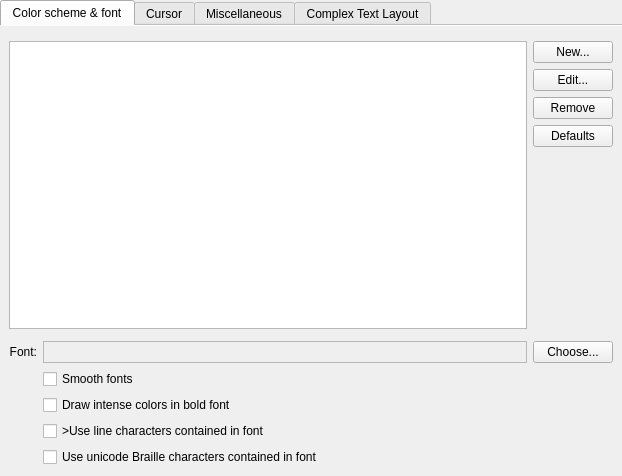
<?xml version="1.0" encoding="UTF-8"?>
<ui version="4.0">
 <class>EditProfileAppearancePage</class>
 <widget class="QWidget" name="EditProfileAppearancePage">
  <property name="geometry">
   <rect>
    <x>0</x>
    <y>0</y>
    <width>622</width>
    <height>476</height>
   </rect>
  </property>
  <layout class="QVBoxLayout" name="verticalLayout">
   <property name="leftMargin">
    <number>0</number>
   </property>
   <property name="topMargin">
    <number>0</number>
   </property>
   <property name="rightMargin">
    <number>0</number>
   </property>
   <property name="bottomMargin">
    <number>0</number>
   </property>
   <item>
    <widget class="QTabWidget" name="tabWidget">
     <property name="currentIndex">
      <number>0</number>
     </property>
     <property name="documentMode">
      <bool>true</bool>
     </property>
     <widget class="QWidget" name="colorSchemeTab">
      <attribute name="title">
       <string>Color scheme &amp;&amp; font</string>
      </attribute>
      <layout class="QGridLayout">
       <item row="0" column="0" colspan="3">
        <widget class="KMessageWidget" name="colorSchemeMessageWidget">
         <property name="frameShape">
          <enum>QFrame::Shape::StyledPanel</enum>
         </property>
         <property name="frameShadow">
          <enum>QFrame::Shadow::Raised</enum>
         </property>
        </widget>
       </item>
       <item row="1" column="0" colspan="2">
        <widget class="QListView" name="colorSchemeList">
         <property name="verticalScrollMode">
          <enum>QAbstractItemView::ScrollMode::ScrollPerPixel</enum>
         </property>
        </widget>
       </item>
       <item row="1" column="2">
        <layout class="QVBoxLayout">
         <property name="spacing">
          <number>0</number>
         </property>
         <item>
          <layout class="QVBoxLayout" name="colorSchemesBtnLayout">
           <property name="spacing">
            <number>6</number>
           </property>
           <item>
            <widget class="QPushButton" name="newColorSchemeButton">
             <property name="toolTip">
              <string>Create a new color scheme based upon the selected scheme</string>
             </property>
             <property name="text">
              <string comment="@action:button Create an alternate color scheme">New...</string>
             </property>
            </widget>
           </item>
           <item>
            <widget class="QPushButton" name="editColorSchemeButton">
             <property name="toolTip">
              <string>Edit the selected color scheme</string>
             </property>
             <property name="text">
              <string>Edit...</string>
             </property>
            </widget>
           </item>
           <item>
            <widget class="QPushButton" name="removeColorSchemeButton">
             <property name="toolTip">
              <string>Delete the selected color scheme</string>
             </property>
             <property name="text">
              <string>Remove</string>
             </property>
            </widget>
           </item>
           <item>
            <widget class="QPushButton" name="resetColorSchemeButton">
             <property name="toolTip">
              <string>Reset the selected color scheme settings to the default values</string>
             </property>
             <property name="text">
              <string>Defaults</string>
             </property>
            </widget>
           </item>
          </layout>
         </item>
         <item>
          <spacer>
           <property name="orientation">
            <enum>Qt::Orientation::Vertical</enum>
           </property>
           <property name="sizeHint" stdset="0">
            <size>
             <width>20</width>
             <height>20</height>
            </size>
           </property>
          </spacer>
         </item>
        </layout>
       </item>
       <item row="2" column="0" colspan="3">
        <widget class="KMessageWidget" name="transparencyWarningWidget"/>
       </item>
       <item row="3" column="0">
        <widget class="QLabel" name="label_7">
         <property name="sizePolicy">
          <sizepolicy hsizetype="Fixed" vsizetype="Preferred">
           <horstretch>0</horstretch>
           <verstretch>0</verstretch>
          </sizepolicy>
         </property>
         <property name="text">
          <string>Font:</string>
         </property>
         <property name="alignment">
          <set>Qt::AlignmentFlag::AlignRight|Qt::AlignmentFlag::AlignTrailing|Qt::AlignmentFlag::AlignVCenter</set>
         </property>
        </widget>
       </item>
       <item row="3" column="1">
        <widget class="QLabel" name="fontPreview">
         <property name="sizePolicy">
          <sizepolicy hsizetype="Expanding" vsizetype="Preferred">
           <horstretch>0</horstretch>
           <verstretch>0</verstretch>
          </sizepolicy>
         </property>
         <property name="frameShape">
          <enum>QFrame::Shape::StyledPanel</enum>
         </property>
         <property name="frameShadow">
          <enum>QFrame::Shadow::Sunken</enum>
         </property>
         <property name="text">
          <string notr="true"/>
         </property>
         <property name="textFormat">
          <enum>Qt::TextFormat::PlainText</enum>
         </property>
        </widget>
       </item>
       <item row="3" column="2">
        <widget class="QPushButton" name="chooseFontButton">
         <property name="text">
          <string comment="@action:button open a dialog with list of fonts">Choose...</string>
         </property>
        </widget>
       </item>
       <item row="4" column="1" colspan="2">
        <widget class="QCheckBox" name="antialiasTextButton">
         <property name="text">
          <string>Smooth fonts</string>
         </property>
        </widget>
       </item>
       <item row="5" column="1" colspan="2">
        <widget class="QCheckBox" name="boldIntenseButton">
         <property name="text">
          <string>Draw intense colors in bold font</string>
         </property>
        </widget>
       </item>
       <item row="6" column="1" colspan="2">
        <widget class="QCheckBox" name="useFontLineCharactersButton">
         <property name="toolTip">
          <string comment="Characters for drawing lines for a frame or box in TUI programs. Not a row of characters.">Use the selected font for line characters instead of the builtin code</string>
         </property>
         <property name="text">
          <string comment="Characters for drawing lines for a frame or box in TUI programs. Not a row of characters.">>Use line characters contained in font</string>
         </property>
        </widget>
       </item>
       <item row="7" column="1" colspan="2">
        <widget class="QCheckBox" name="useFontBrailleCharactersButton">
         <property name="toolTip">
          <string>Use the selected font for unicode Braille characters instead of the builtin code</string>
         </property>
         <property name="text">
          <string>Use unicode Braille characters contained in font</string>
         </property>
        </widget>
       </item>
      </layout>
     </widget>
     <widget class="QWidget" name="cursorTab">
      <attribute name="title">
       <string>Cursor</string>
      </attribute>
      <layout class="QGridLayout">
       <property name="spacing">
        <number>0</number>
       </property>
       <item row="0" column="0" colspan="2">
        <layout class="QGridLayout">
         <property name="spacing">
          <number>6</number>
         </property>
         <item row="0" column="0" alignment="Qt::AlignmentFlag::AlignRight">
          <widget class="QLabel" name="label_8">
           <property name="sizePolicy">
            <sizepolicy hsizetype="Fixed" vsizetype="Preferred">
             <horstretch>0</horstretch>
             <verstretch>0</verstretch>
            </sizepolicy>
           </property>
           <property name="text">
            <string>Shape:</string>
           </property>
           <property name="alignment">
            <set>Qt::AlignmentFlag::AlignRight|Qt::AlignmentFlag::AlignTrailing|Qt::AlignmentFlag::AlignVCenter</set>
           </property>
          </widget>
         </item>
         <item row="0" column="1">
          <widget class="QRadioButton" name="cursorShapeBlock">
           <property name="text">
            <string comment="A solid rectangular">Block</string>
           </property>
           <attribute name="buttonGroup">
            <string notr="true">cursorShape</string>
           </attribute>
          </widget>
         </item>
         <item row="1" column="1">
          <widget class="QRadioButton" name="cursorShapeIBeam">
           <property name="text">
            <string comment="A vertical line on the left edge">I-Beam</string>
           </property>
           <attribute name="buttonGroup">
            <string notr="true">cursorShape</string>
           </attribute>
          </widget>
         </item>
         <item row="2" column="1">
          <widget class="QRadioButton" name="cursorShapeUnderline">
           <property name="text">
            <string comment="A hortizonal line on the bottom edge">Underline</string>
           </property>
           <attribute name="buttonGroup">
            <string notr="true">cursorShape</string>
           </attribute>
          </widget>
         </item>
         <item row="3" column="1">
          <spacer>
           <property name="orientation">
            <enum>Qt::Orientation::Vertical</enum>
           </property>
           <property name="sizeType">
            <enum>QSizePolicy::Policy::Fixed</enum>
           </property>
           <property name="sizeHint" stdset="0">
            <size>
             <width>20</width>
             <height>16</height>
            </size>
           </property>
          </spacer>
         </item>
         <item row="4" column="0" alignment="Qt::AlignmentFlag::AlignRight">
          <widget class="QLabel" name="label_3">
           <property name="sizePolicy">
            <sizepolicy hsizetype="Fixed" vsizetype="Preferred">
             <horstretch>0</horstretch>
             <verstretch>0</verstretch>
            </sizepolicy>
           </property>
           <property name="text">
            <string comment="Cursor color options">Color:</string>
           </property>
           <property name="alignment">
            <set>Qt::AlignmentFlag::AlignRight|Qt::AlignmentFlag::AlignTrailing|Qt::AlignmentFlag::AlignVCenter</set>
           </property>
          </widget>
         </item>
         <item row="4" column="1">
          <widget class="QRadioButton" name="autoCursorColorButton">
           <property name="sizePolicy">
            <sizepolicy hsizetype="Preferred" vsizetype="Fixed">
             <horstretch>0</horstretch>
             <verstretch>0</verstretch>
            </sizepolicy>
           </property>
           <property name="toolTip">
            <string>Set the cursor to match the color of the character underneath it.</string>
           </property>
           <property name="text">
            <string>Match current character</string>
           </property>
           <attribute name="buttonGroup">
            <string notr="true">cursorColor</string>
           </attribute>
          </widget>
         </item>
         <item row="5" column="1">
          <widget class="QRadioButton" name="customCursorColorButton">
           <property name="sizePolicy">
            <sizepolicy hsizetype="Preferred" vsizetype="Fixed">
             <horstretch>0</horstretch>
             <verstretch>0</verstretch>
            </sizepolicy>
           </property>
           <property name="toolTip">
            <string>Use a custom, fixed color for the cursor</string>
           </property>
           <property name="text">
            <string>Custom cursor color</string>
           </property>
           <attribute name="buttonGroup">
            <string notr="true">cursorColor</string>
           </attribute>
          </widget>
         </item>
         <item row="6" column="1">
          <layout class="QGridLayout" name="customColorLayout">
           <property name="spacing">
            <number>6</number>
           </property>
           <item row="0" column="0">
            <spacer>
             <property name="orientation">
              <enum>Qt::Orientation::Horizontal</enum>
             </property>
             <property name="sizeType">
              <enum>QSizePolicy::Policy::Fixed</enum>
             </property>
             <property name="sizeHint" stdset="0">
              <size>
               <width>24</width>
               <height>20</height>
              </size>
             </property>
            </spacer>
           </item>
           <item row="0" column="1">
            <widget class="QLabel" name="customCursorColorLabel">
             <property name="text">
              <string>Cursor:</string>
             </property>
             <property name="alignment">
              <set>Qt::AlignmentFlag::AlignRight|Qt::AlignmentFlag::AlignTrailing|Qt::AlignmentFlag::AlignVCenter</set>
             </property>
             <property name="buddy">
              <cstring>customColorSelectButton</cstring>
             </property>
            </widget>
           </item>
           <item row="0" column="2">
            <widget class="KColorButton" name="customColorSelectButton">
             <property name="toolTip">
              <string>Select the color used to draw the cursor</string>
             </property>
            </widget>
           </item>
           <item row="0" column="3">
            <spacer>
             <property name="orientation">
              <enum>Qt::Orientation::Horizontal</enum>
             </property>
             <property name="sizeHint" stdset="0">
              <size>
               <width>40</width>
               <height>20</height>
              </size>
             </property>
            </spacer>
           </item>
           <item row="1" column="1">
            <widget class="QLabel" name="customCursorTextColorLabel">
             <property name="text">
              <string>Text:</string>
             </property>
             <property name="alignment">
              <set>Qt::AlignmentFlag::AlignRight|Qt::AlignmentFlag::AlignTrailing|Qt::AlignmentFlag::AlignVCenter</set>
             </property>
             <property name="buddy">
              <cstring>customTextColorSelectButton</cstring>
             </property>
            </widget>
           </item>
           <item row="1" column="2">
            <widget class="KColorButton" name="customTextColorSelectButton">
             <property name="toolTip">
              <string>Select the color used to draw the character underneath the cursor</string>
             </property>
            </widget>
           </item>
          </layout>
         </item>
         <item row="8" column="1">
          <spacer>
           <property name="orientation">
            <enum>Qt::Orientation::Vertical</enum>
           </property>
           <property name="sizeType">
            <enum>QSizePolicy::Policy::Fixed</enum>
           </property>
           <property name="sizeHint" stdset="0">
            <size>
             <width>20</width>
             <height>16</height>
            </size>
           </property>
          </spacer>
         </item>
         <item row="8" column="0" alignment="Qt::AlignmentFlag::AlignRight|Qt::AlignmentFlag::AlignVCenter">
          <widget class="QLabel" name="label_2">
           <property name="text">
            <string>Blinking:</string>
           </property>
           <property name="buddy">
            <cstring>enableBlinkingCursorButton</cstring>
           </property>
          </widget>
         </item>
         <item row="8" column="1">
          <widget class="QCheckBox" name="enableBlinkingCursorButton">
           <property name="sizePolicy">
            <sizepolicy hsizetype="Preferred" vsizetype="Fixed">
             <horstretch>0</horstretch>
             <verstretch>0</verstretch>
            </sizepolicy>
           </property>
           <property name="toolTip">
            <string>Make the cursor blink regularly</string>
           </property>
           <property name="text">
            <string>Enabled</string>
           </property>
          </widget>
         </item>
        </layout>
       </item>
       <item row="1" column="0" colspan="2">
        <spacer>
         <property name="orientation">
          <enum>Qt::Orientation::Vertical</enum>
         </property>
         <property name="sizeHint" stdset="0">
          <size>
           <width>0</width>
           <height>0</height>
          </size>
         </property>
        </spacer>
       </item>
      </layout>
     </widget>
     <widget class="QWidget" name="miscTab">
      <attribute name="title">
       <string comment="Items that do not fit in other categories">Miscellaneous</string>
      </attribute>
      <layout class="QVBoxLayout" name="verticalLayout_2">
       <item>
        <layout class="QGridLayout" name="miscTabLayout" columnstretch="0,0,0">
         <property name="spacing">
          <number>6</number>
         </property>
         <item row="2" column="0" alignment="Qt::AlignmentFlag::AlignRight|Qt::AlignmentFlag::AlignVCenter">
          <widget class="QLabel" name="label">
           <property name="text">
            <string>Window:</string>
           </property>
          </widget>
         </item>
         <item row="2" column="1" colspan="2">
          <widget class="QCheckBox" name="showTerminalSizeHintButton">
           <property name="toolTip">
            <string>Show terminal size in columns and lines in the center of window after resizing</string>
           </property>
           <property name="text">
            <string>Show hint for terminal size after resizing</string>
           </property>
          </widget>
         </item>
         <item row="9" column="0" colspan="2">
          <widget class="QCheckBox" name="invertSelectionColorsCheckbox">
           <property name="text">
            <string>Always invert the colors of selected text</string>
           </property>
          </widget>
         </item>
         <item row="5" column="1" colspan="2">
          <layout class="QHBoxLayout" name="horizontalLayout_2">
           <item>
            <widget class="QLabel" name="dimLabel">
             <property name="text">
              <string>Darkening strength:</string>
             </property>
             <property name="alignment">
              <set>Qt::AlignmentFlag::AlignRight|Qt::AlignmentFlag::AlignTrailing|Qt::AlignmentFlag::AlignVCenter</set>
             </property>
            </widget>
           </item>
           <item>
            <widget class="QSlider" name="dimValue">
             <property name="maximum">
              <number>255</number>
             </property>
             <property name="orientation">
              <enum>Qt::Orientation::Horizontal</enum>
             </property>
             <property name="tickPosition">
              <enum>QSlider::TickPosition::NoTicks</enum>
             </property>
            </widget>
           </item>
          </layout>
         </item>
         <item row="8" column="1" colspan="2">
          <layout class="QHBoxLayout" name="horizontalLayout_4">
           <item>
            <widget class="QLabel" name="borderLabel">
             <property name="sizePolicy">
              <sizepolicy hsizetype="Fixed" vsizetype="Preferred">
               <horstretch>0</horstretch>
               <verstretch>0</verstretch>
              </sizepolicy>
             </property>
             <property name="text">
              <string comment="Border color options">Color:</string>
             </property>
             <property name="buddy">
              <cstring>focusBorderColor</cstring>
             </property>
            </widget>
           </item>
           <item>
            <widget class="KColorButton" name="focusBorderColor">
             <property name="sizePolicy">
              <sizepolicy hsizetype="Fixed" vsizetype="Preferred">
               <horstretch>0</horstretch>
               <verstretch>0</verstretch>
              </sizepolicy>
             </property>
             <property name="toolTip">
              <string>Select the color used to draw the border</string>
             </property>
            </widget>
           </item>
           <item>
            <spacer>
             <property name="orientation">
              <enum>Qt::Orientation::Horizontal</enum>
             </property>
             <property name="sizeHint" stdset="0">
              <size>
               <width>40</width>
               <height>20</height>
              </size>
             </property>
            </spacer>
           </item>
          </layout>
         </item>
         <item row="4" column="0">
          <widget class="QLabel" name="label_10">
           <property name="text">
            <string>Inactive Terminals:</string>
           </property>
           <property name="alignment">
            <set>Qt::AlignmentFlag::AlignRight|Qt::AlignmentFlag::AlignTrailing|Qt::AlignmentFlag::AlignVCenter</set>
           </property>
          </widget>
         </item>
         <item row="7" column="0">
          <widget class="QLabel" name="label_11">
           <property name="text">
            <string>Active Terminals:</string>
           </property>
           <property name="alignment">
            <set>Qt::AlignmentFlag::AlignRight|Qt::AlignmentFlag::AlignTrailing|Qt::AlignmentFlag::AlignVCenter</set>
           </property>
          </widget>
         </item>
         <item row="0" column="0" colspan="3">
          <widget class="QGroupBox" name="contentsGroup">
           <property name="title">
            <string comment="@title:group">Terminal contents</string>
           </property>
           <layout class="QGridLayout" columnstretch="0,1">
            <item row="0" column="0" alignment="Qt::AlignmentFlag::AlignRight">
             <widget class="QLabel" name="lineSpacingLabel">
              <property name="sizePolicy">
               <sizepolicy hsizetype="Fixed" vsizetype="Preferred">
                <horstretch>0</horstretch>
                <verstretch>0</verstretch>
               </sizepolicy>
              </property>
              <property name="text">
               <string>Line spacing:</string>
              </property>
              <property name="alignment">
               <set>Qt::AlignmentFlag::AlignRight|Qt::AlignmentFlag::AlignTrailing|Qt::AlignmentFlag::AlignVCenter</set>
              </property>
              <property name="buddy">
               <cstring>lineSpacingSpinner</cstring>
              </property>
             </widget>
            </item>
            <item row="0" column="1">
             <layout class="QHBoxLayout">
              <property name="spacing">
               <number>0</number>
              </property>
              <item>
               <widget class="QSpinBox" name="lineSpacingSpinner">
                <property name="toolTip">
                 <string>The number of pixels between two lines</string>
                </property>
                <property name="suffix">
                 <string comment="(pixels) visual size unit"> px</string>
                </property>
                <property name="minimum">
                 <number>0</number>
                </property>
                <property name="maximum">
                 <number>20</number>
                </property>
               </widget>
              </item>
              <item>
               <spacer>
                <property name="orientation">
                 <enum>Qt::Orientation::Horizontal</enum>
                </property>
                <property name="sizeHint" stdset="0">
                 <size>
                  <width>40</width>
                  <height>20</height>
                 </size>
                </property>
               </spacer>
              </item>
             </layout>
            </item>
            <item row="1" column="0" alignment="Qt::AlignmentFlag::AlignRight">
             <widget class="QLabel" name="label_4">
              <property name="sizePolicy">
               <sizepolicy hsizetype="Fixed" vsizetype="Preferred">
                <horstretch>0</horstretch>
                <verstretch>0</verstretch>
               </sizepolicy>
              </property>
              <property name="text">
               <string>Margins:</string>
              </property>
              <property name="alignment">
               <set>Qt::AlignmentFlag::AlignRight|Qt::AlignmentFlag::AlignTrailing|Qt::AlignmentFlag::AlignVCenter</set>
              </property>
              <property name="buddy">
               <cstring>marginsSpinner</cstring>
              </property>
             </widget>
            </item>
            <item row="1" column="1">
             <layout class="QHBoxLayout">
              <property name="spacing">
               <number>0</number>
              </property>
              <item>
               <widget class="QSpinBox" name="marginsSpinner">
                <property name="suffix">
                 <string comment="(pixels) visual size unit"> px</string>
                </property>
                <property name="maximum">
                 <number>99</number>
                </property>
                <property name="value">
                 <number>1</number>
                </property>
               </widget>
              </item>
              <item>
               <spacer>
                <property name="orientation">
                 <enum>Qt::Orientation::Horizontal</enum>
                </property>
                <property name="sizeHint" stdset="0">
                 <size>
                  <width>40</width>
                  <height>20</height>
                 </size>
                </property>
               </spacer>
              </item>
             </layout>
            </item>
            <item row="2" column="0" alignment="Qt::AlignmentFlag::AlignRight">
             <widget class="QLabel" name="label_5">
              <property name="sizePolicy">
               <sizepolicy hsizetype="Fixed" vsizetype="Preferred">
                <horstretch>0</horstretch>
                <verstretch>0</verstretch>
               </sizepolicy>
              </property>
              <property name="text">
               <string>Align to center:</string>
              </property>
              <property name="alignment">
               <set>Qt::AlignmentFlag::AlignRight|Qt::AlignmentFlag::AlignTrailing|Qt::AlignmentFlag::AlignVCenter</set>
              </property>
              <property name="buddy">
               <cstring>alignToCenterButton</cstring>
              </property>
             </widget>
            </item>
            <item row="2" column="1">
             <widget class="QCheckBox" name="alignToCenterButton">
              <property name="text">
               <string>Enabled</string>
              </property>
             </widget>
            </item>
           </layout>
          </widget>
         </item>
         <item row="4" column="1" colspan="2">
          <widget class="QCheckBox" name="dimWhenInactiveCheckbox">
           <property name="toolTip">
            <string>Indicate whether the window is active by dimming the colors</string>
           </property>
           <property name="text">
            <string>Darken</string>
           </property>
          </widget>
         </item>
         <item row="7" column="1" colspan="2">
          <widget class="QCheckBox" name="borderWhenActiveCheckbox">
           <property name="toolTip">
            <string>Indicate whether the window is active by drawing a border</string>
           </property>
           <property name="text">
            <string>Border</string>
           </property>
          </widget>
         </item>
         <item row="10" column="1">
          <layout class="QHBoxLayout" name="horizontalLayout">
           <item>
            <spacer name="horizontalSpacer">
             <property name="orientation">
              <enum>Qt::Orientation::Horizontal</enum>
             </property>
             <property name="sizeHint" stdset="0">
              <size>
               <width>40</width>
               <height>20</height>
              </size>
             </property>
            </spacer>
           </item>
          </layout>
         </item>
         <item row="1" column="1">
          <spacer>
           <property name="orientation">
            <enum>Qt::Orientation::Vertical</enum>
           </property>
           <property name="sizeType">
            <enum>QSizePolicy::Policy::Fixed</enum>
           </property>
           <property name="sizeHint" stdset="0">
            <size>
             <width>20</width>
             <height>16</height>
            </size>
           </property>
          </spacer>
         </item>
         <item row="3" column="1">
          <layout class="QHBoxLayout" name="horizontalLayout_3">
           <item>
            <widget class="QCheckBox" name="displayVerticalLine">
             <property name="text">
              <string>Display Vertical line at column:</string>
             </property>
            </widget>
           </item>
           <item>
            <widget class="QSpinBox" name="displayVerticalLineAtColumn">
             <property name="maximum">
              <number>999</number>
             </property>
            </widget>
           </item>
           <item>
            <spacer name="horizontalSpacer_2">
             <property name="orientation">
              <enum>Qt::Orientation::Horizontal</enum>
             </property>
             <property name="sizeHint" stdset="0">
              <size>
               <width>40</width>
               <height>20</height>
              </size>
             </property>
            </spacer>
           </item>
          </layout>
         </item>
        </layout>
       </item>
       <item>
        <spacer>
         <property name="orientation">
          <enum>Qt::Orientation::Vertical</enum>
         </property>
         <property name="sizeHint" stdset="0">
          <size>
           <width>20</width>
           <height>0</height>
          </size>
         </property>
        </spacer>
       </item>
      </layout>
     </widget>
     <widget class="QWidget" name="CTLtab">
      <property name="toolTip">
       <string>&lt;html&gt;&lt;head/&gt;&lt;body&gt;&lt;p&gt;Complex Text Layout&lt;/p&gt;&lt;/body&gt;&lt;/html&gt;</string>
      </property>
      <attribute name="title">
       <string>Complex Text Layout</string>
      </attribute>
      <layout class="QGridLayout" name="CTL_2">
       <property name="spacing">
        <number>6</number>
       </property>
       <item row="31" column="1">
        <widget class="QCheckBox" name="wordMode">
         <property name="sizePolicy">
          <sizepolicy hsizetype="Preferred" vsizetype="Fixed">
           <horstretch>0</horstretch>
           <verstretch>0</verstretch>
          </sizepolicy>
         </property>
         <property name="toolTip">
          <string>Enable word mode text rendering</string>
         </property>
         <property name="text">
          <string>Word mode</string>
         </property>
        </widget>
       </item>
       <item row="32" column="1">
        <widget class="QCheckBox" name="wordModeAttr">
         <property name="sizePolicy">
          <sizepolicy hsizetype="Preferred" vsizetype="Fixed">
           <horstretch>0</horstretch>
           <verstretch>0</verstretch>
          </sizepolicy>
         </property>
         <property name="toolTip">
          <string>Ignore attribute changes mid-word (otherwise, attribute changes break word when rendering)</string>
         </property>
         <property name="text">
          <string>Use the same attributes for whole word</string>
         </property>
        </widget>
       </item>
       <item row="33" column="1">
        <widget class="QCheckBox" name="wordModeAscii">
         <property name="sizePolicy">
          <sizepolicy hsizetype="Preferred" vsizetype="Fixed">
           <horstretch>0</horstretch>
           <verstretch>0</verstretch>
          </sizepolicy>
         </property>
         <property name="toolTip">
          <string>Render words of ASCII characters together</string>
         </property>
         <property name="text">
          <string>ASCII characters </string>
         </property>
        </widget>
       </item>
       <item row="34" column="1">
        <widget class="QCheckBox" name="wordModeBrahmic">
         <property name="sizePolicy">
          <sizepolicy hsizetype="Preferred" vsizetype="Fixed">
           <horstretch>0</horstretch>
           <verstretch>0</verstretch>
          </sizepolicy>
         </property>
         <property name="toolTip">
          <string>Render words of Brahmic scripts characters together</string>
         </property>
         <property name="text">
          <string>Brahmic scripts characters</string>
         </property>
        </widget>
       </item>
       <item row="61" column="0">
        <widget class="QLabel" name="label_17">
         <property name="sizePolicy">
          <sizepolicy hsizetype="Fixed" vsizetype="Preferred">
           <horstretch>0</horstretch>
           <verstretch>0</verstretch>
          </sizepolicy>
         </property>
         <property name="text">
          <string>Emoji Font:</string>
         </property>
         <property name="alignment">
          <set>Qt::AlignmentFlag::AlignRight|Qt::AlignmentFlag::AlignTrailing|Qt::AlignmentFlag::AlignVCenter</set>
         </property>
        </widget>
       </item>
       <item row="61" column="1">
        <widget class="QPushButton" name="emojiFontPreview">
         <property name="sizePolicy">
          <sizepolicy hsizetype="Preferred" vsizetype="Fixed">
           <horstretch>1</horstretch>
           <verstretch>0</verstretch>
          </sizepolicy>
         </property>
        </widget>
       </item>
       <item row="102" column="1">
        <widget class="QCheckBox" name="enableBidiRenderingButton">
         <property name="sizePolicy">
          <sizepolicy hsizetype="Preferred" vsizetype="Fixed">
           <horstretch>0</horstretch>
           <verstretch>0</verstretch>
          </sizepolicy>
         </property>
         <property name="toolTip">
          <string>Enable Bi-Directional display on terminals (valid for Arabic, Farsi or Hebrew only)</string>
         </property>
         <property name="text">
          <string>Bi-Directional text rendering</string>
         </property>
        </widget>
       </item>
       <item row="103" column="1">
        <widget class="QCheckBox" name="bidiLineLTR">
         <property name="sizePolicy">
          <sizepolicy hsizetype="Preferred" vsizetype="Fixed">
           <horstretch>0</horstretch>
           <verstretch>0</verstretch>
          </sizepolicy>
         </property>
         <property name="toolTip">
          <string>Lines are always LTR, rather than determined by first strong character</string>
         </property>
         <property name="text">
          <string>force LTR line direction</string>
         </property>
        </widget>
       </item>
       <item row="104" column="1">
        <widget class="QCheckBox" name="enableBidiTableDirOverrideButton">
         <property name="sizePolicy">
          <sizepolicy hsizetype="Preferred" vsizetype="Fixed">
           <horstretch>0</horstretch>
           <verstretch>0</verstretch>
          </sizepolicy>
         </property>
         <property name="toolTip">
          <string>Treat table drawing characters as strong LTR.</string>
         </property>
         <property name="text">
          <string>Table characters BiDi mode override</string>
         </property>
        </widget>
       </item>
       <item row="110" column="1">
        <widget class="QCheckBox" name="ignoreWcWidth">
         <property name="sizePolicy">
          <sizepolicy hsizetype="Preferred" vsizetype="Fixed">
           <horstretch>0</horstretch>
           <verstretch>0</verstretch>
          </sizepolicy>
         </property>
         <property name="toolTip">
          <string>Ignore wcwidth of problematic characters</string>
         </property>
         <property name="text">
          <string>Override wcwidth</string>
         </property>
        </widget>
       </item>
       <item row="1000" column="0" colspan="2">
        <spacer>
         <property name="orientation">
          <enum>Qt::Orientation::Vertical</enum>
         </property>
         <property name="sizeHint" stdset="0">
          <size>
           <width>20</width>
           <height>20</height>
          </size>
         </property>
        </spacer>
       </item>
      </layout>
     </widget>
    </widget>
   </item>
  </layout>
 </widget>
 <customwidgets>
  <customwidget>
   <class>KColorButton</class>
   <extends>QPushButton</extends>
   <header>kcolorbutton.h</header>
  </customwidget>
  <customwidget>
   <class>KMessageWidget</class>
   <extends>QFrame</extends>
   <header>kmessagewidget.h</header>
   <container>1</container>
  </customwidget>
 </customwidgets>
 <tabstops>
  <tabstop>tabWidget</tabstop>
  <tabstop>colorSchemeList</tabstop>
  <tabstop>newColorSchemeButton</tabstop>
  <tabstop>editColorSchemeButton</tabstop>
  <tabstop>removeColorSchemeButton</tabstop>
  <tabstop>resetColorSchemeButton</tabstop>
  <tabstop>chooseFontButton</tabstop>
  <tabstop>antialiasTextButton</tabstop>
  <tabstop>boldIntenseButton</tabstop>
  <tabstop>useFontLineCharactersButton</tabstop>
  <tabstop>useFontBrailleCharactersButton</tabstop>
  <tabstop>cursorShapeBlock</tabstop>
  <tabstop>cursorShapeIBeam</tabstop>
  <tabstop>cursorShapeUnderline</tabstop>
  <tabstop>autoCursorColorButton</tabstop>
  <tabstop>customCursorColorButton</tabstop>
  <tabstop>customColorSelectButton</tabstop>
  <tabstop>customTextColorSelectButton</tabstop>
  <tabstop>enableBlinkingCursorButton</tabstop>
  <tabstop>lineSpacingSpinner</tabstop>
  <tabstop>marginsSpinner</tabstop>
  <tabstop>alignToCenterButton</tabstop>
  <tabstop>showTerminalSizeHintButton</tabstop>
  <tabstop>dimWhenInactiveCheckbox</tabstop>
 </tabstops>
 <resources/>
 <connections>
  <connection>
   <sender>dimWhenInactiveCheckbox</sender>
   <signal>clicked(bool)</signal>
   <receiver>dimValue</receiver>
   <slot>setEnabled(bool)</slot>
   <hints>
    <hint type="sourcelabel">
     <x>205</x>
     <y>249</y>
    </hint>
    <hint type="destinationlabel">
     <x>461</x>
     <y>288</y>
    </hint>
   </hints>
  </connection>
  <connection>
   <sender>dimWhenInactiveCheckbox</sender>
   <signal>clicked(bool)</signal>
   <receiver>dimLabel</receiver>
   <slot>setEnabled(bool)</slot>
   <hints>
    <hint type="sourcelabel">
     <x>236</x>
     <y>247</y>
    </hint>
    <hint type="destinationlabel">
     <x>229</x>
     <y>270</y>
    </hint>
   </hints>
  </connection>
  <connection>
   <sender>borderWhenActiveCheckbox</sender>
   <signal>clicked(bool)</signal>
   <receiver>borderLabel</receiver>
   <slot>setEnabled(bool)</slot>
   <hints>
    <hint type="sourcelabel">
     <x>20</x>
     <y>20</y>
    </hint>
    <hint type="destinationlabel">
     <x>20</x>
     <y>20</y>
    </hint>
   </hints>
  </connection>
  <connection>
   <sender>borderWhenActiveCheckbox</sender>
   <signal>clicked(bool)</signal>
   <receiver>focusBorderColor</receiver>
   <slot>setEnabled(bool)</slot>
   <hints>
    <hint type="sourcelabel">
     <x>20</x>
     <y>20</y>
    </hint>
    <hint type="destinationlabel">
     <x>20</x>
     <y>20</y>
    </hint>
   </hints>
  </connection>
 </connections>
 <buttongroups>
  <buttongroup name="cursorColor"/>
  <buttongroup name="cursorShape"/>
 </buttongroups>
</ui>
